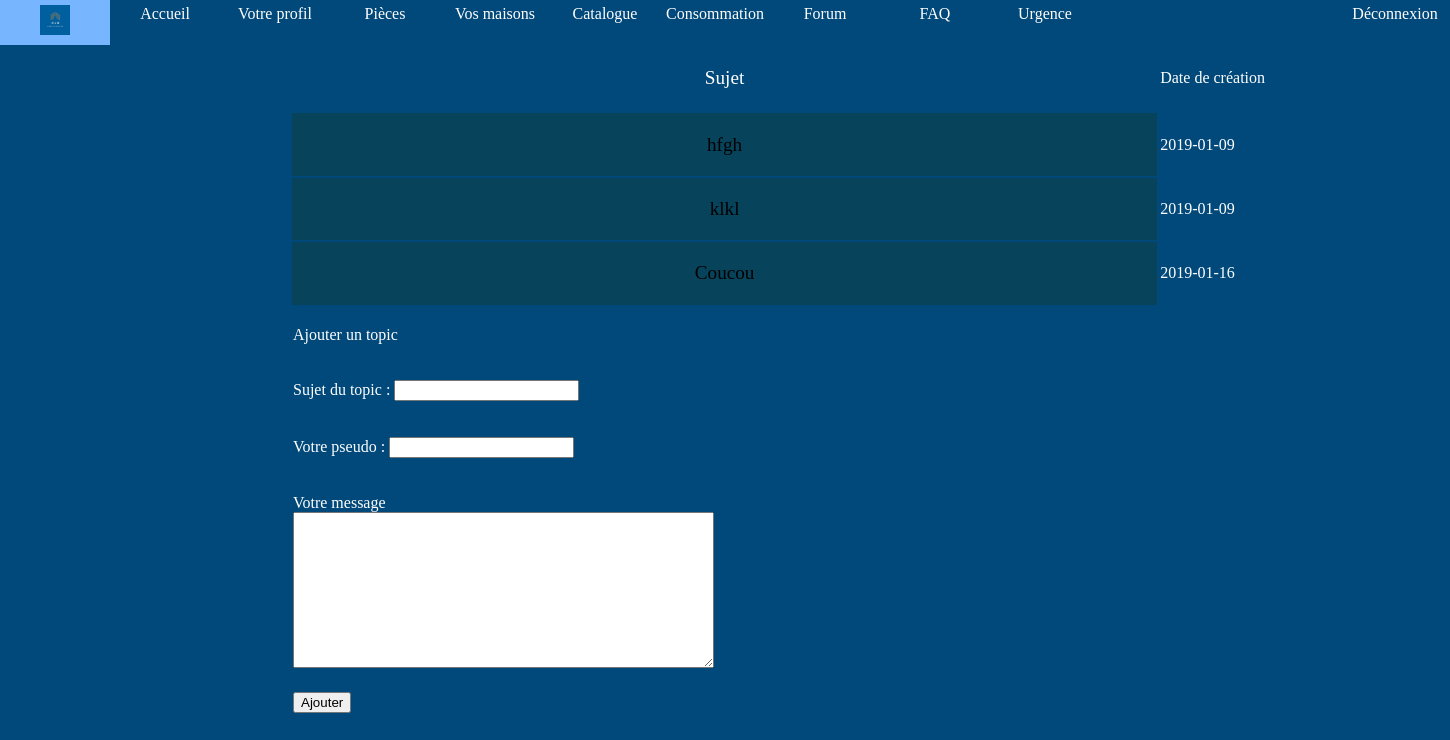
Before: /index.php?action=forum (signed in) with the older database file.
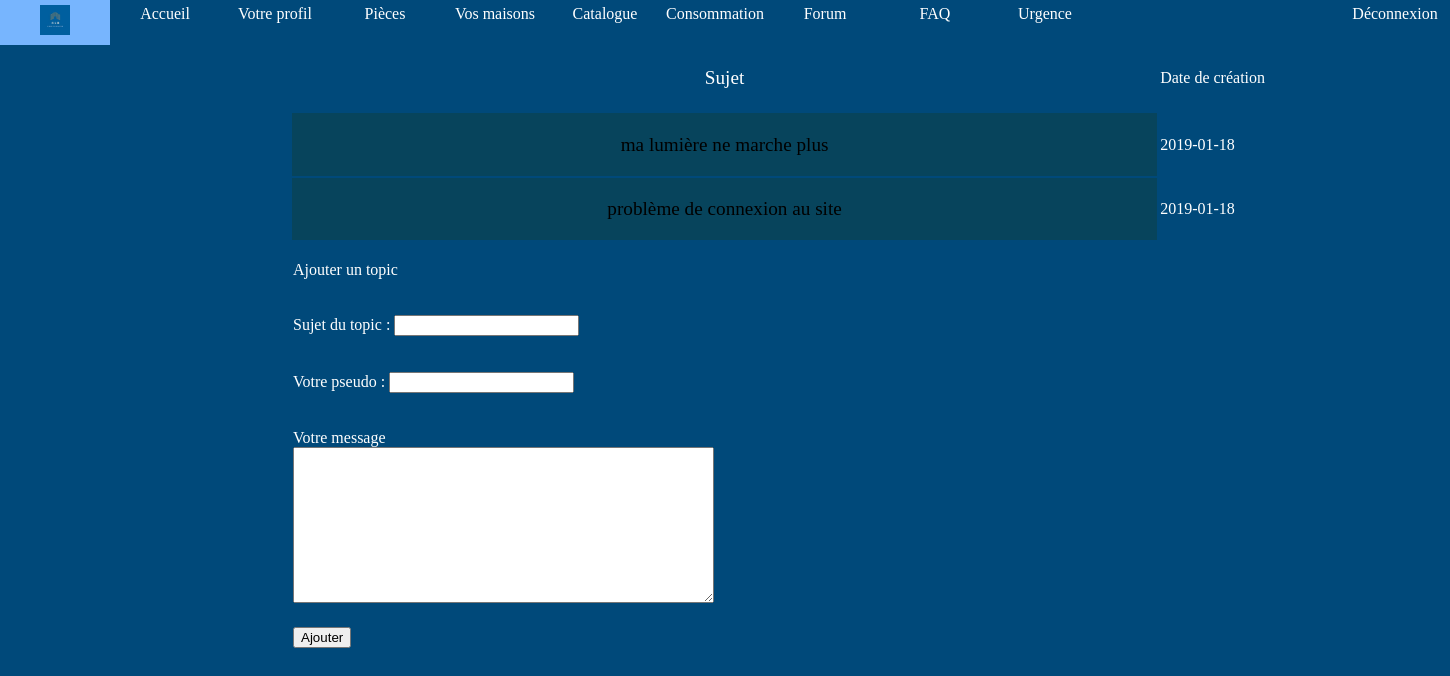
After: the same page with the newer database file.
### tables this page shows
CREATE TABLE `forumtopic` (
  `idTopic` int(11) NOT NULL,
  `name` varchar(255) NOT NULL,
  `creationDate` date NOT NULL
);

### controllers/controller.php (called while the page is built, shortened)
<?php
require "models/model.php";
function seeForum()
 {
    $topics =getTopicList()->fetchAll();
    require "views/forum.php";
 }

### models/model.php (called while the page is built, shortened)
<?php
function getTopicList(){
    $db = dbConnect();
    $req = $db->prepare("SELECT * FROM forumtopic ");
	$req->execute();
    return $req;
}

### views/forum.php (the view, shortened to what this page needs)
<!DOCTYPE html>
<html>
<head>
    <link rel="stylesheet" type="text/css" href="designs/css/forum.css" />
</head>
<body>
	<header>
      <?php include("header.php"); ?>
  </header>
    <table>
    <tr>
        <td class="sujet1">
            <p>Sujet</p>
        </td>
        <td class="date">
            <p>Date de création</p>
        </td>
    </tr>
    </table>
  <table>
    <?php foreach($topics as $topic) { ?>
    <tr>
        <td class="sujet">
            <p><a href="index.php?action=messageForum&amp;idTopic=<?= $topic["idTopic"];?>"><?= $topic["name"];?></a></p>
        </td>
        <td class="date">
            <p><?= $topic["creationDate"];?></p>
        </td>
    </tr>
    <?php } ?>
  </table>
    <table id="ajout">
    <tr>
        <td>
            <p id='sujet'>Ajouter un topic </p>
        </td>
    </tr>
    <tr>
        <form method="post" action="index.php?action=addTopic">
            <td>
                <p>
                    <label for="subject">Sujet du topic</label> : <input type="text" name="subject" id="subject" />
                </p>
            </td>
        </tr>
        <tr>
            <td>
                <p>
                    <label for="pseudo">Votre pseudo</label> : <input type="text" name="pseudo" id="pseudo" />
                </p>
            </td>
        </tr>
        <tr>
            <td>
                <p>
                    <label for="message">Votre message</label><br />
                    <textarea name="message" id="message" rows="10" cols="50"></textarea>
                </p>
            </td>
        </tr>
        <tr>
            <td>
                <div id="repondre">
                    <input type="submit" value="Ajouter" />
                </div>
            </td>
        </tr>
    </table>
</body>

Changed rows visible on the page:
removed forumtopic: name "hfgh", creationDate "2019-01-09"
removed forumtopic: name "klkl", creationDate "2019-01-09"
removed forumtopic: name "Coucou", creationDate "2019-01-16"
added forumtopic: name "ma lumière ne marche plus", creationDate "2019-01-18"
added forumtopic: name "problème de connexion au site", creationDate "2019-01-18"
